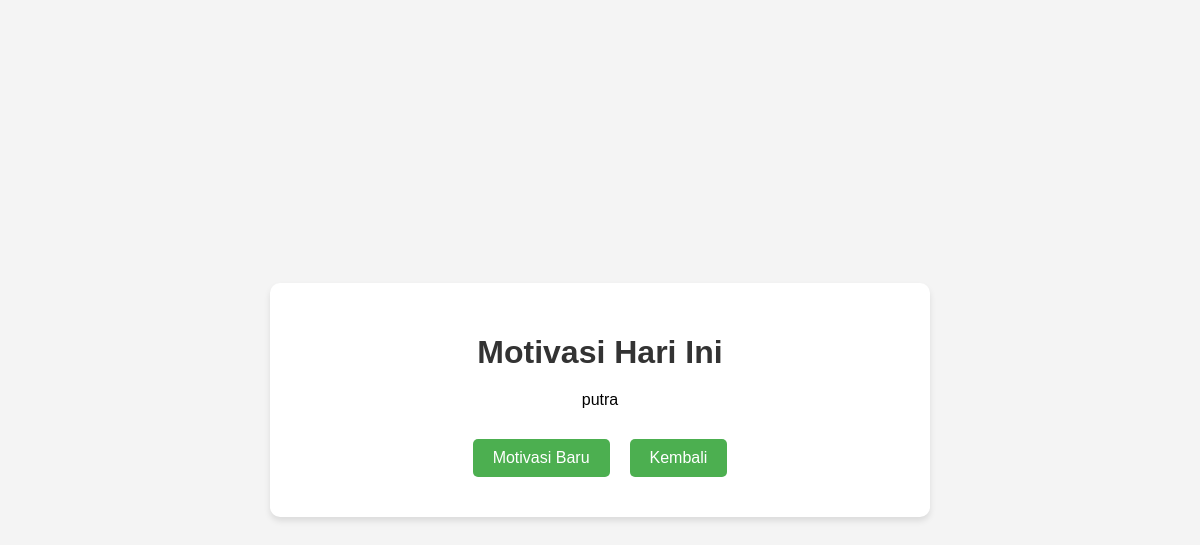
Before: /motivasi with the older database file.
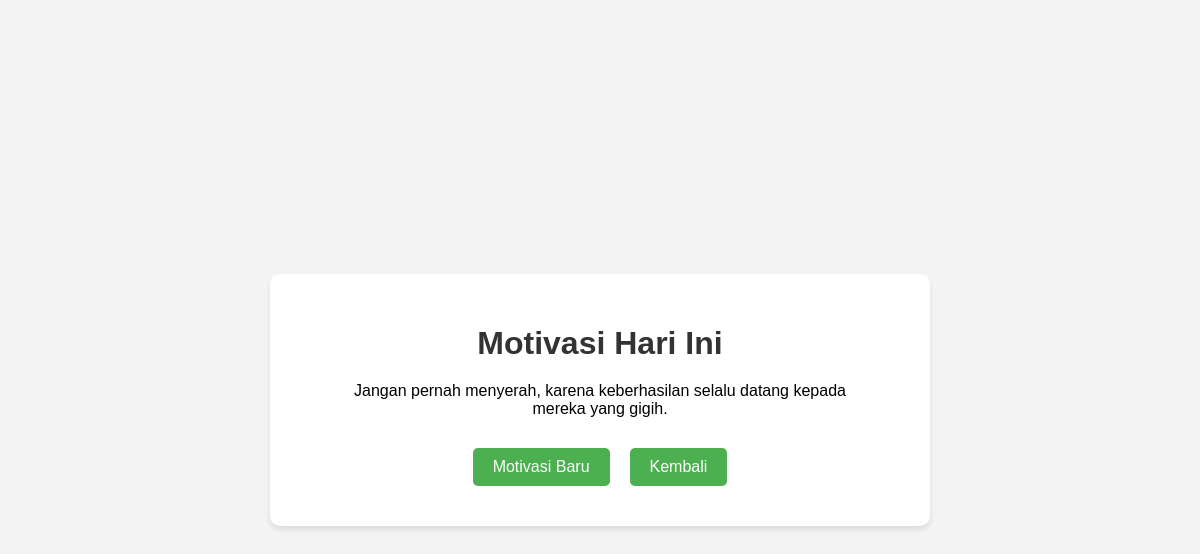
After: the same page with the newer database file.
### tables this page shows
CREATE TABLE motivasi (
            id INTEGER PRIMARY KEY AUTOINCREMENT,
            teks TEXT NOT NULL,
            created_at DATETIME DEFAULT CURRENT_TIMESTAMP,
            likes INTEGER DEFAULT 0
        );

### app.py (the view)
@app.route('/motivasi')
def motivasi_harian():
    conn = sqlite3.connect('database.db')
    c = conn.cursor()
    c.execute('SELECT teks FROM motivasi ORDER BY RANDOM() LIMIT 1')
    result = c.fetchone()
    conn.close()
    if result:
        motivasi = result[0]
    else:
        motivasi = "Tidak ada motivasi tersedia. Silakan tambahkan motivasi baru!"
    return render_template('motivasi.html', motivasi=motivasi)

### templates/motivasi.html (shortened to what this page needs)
<!DOCTYPE html>
<html lang="id">
<head>
    <link rel="stylesheet" href="{{ url_for('static', filename='styles.css') }}">
</head>
<body>
    <div class="container">
        <h1>Motivasi Hari Ini</h1>
        <blockquote>{{ motivasi }}</blockquote>
        <div class="nav-buttons">
            <a href="{{ url_for('motivasi_harian') }}" class="button">Motivasi Baru</a>
            <a href="{{ url_for('index') }}" class="button">Kembali</a>
        </div>
    </div>
</body>
</html>

Changed rows visible on the page:
removed motivasi: teks "putra"
added motivasi: teks "Jangan pernah menyerah, karena keberhasilan selalu datang kepada mereka yang gigih."
